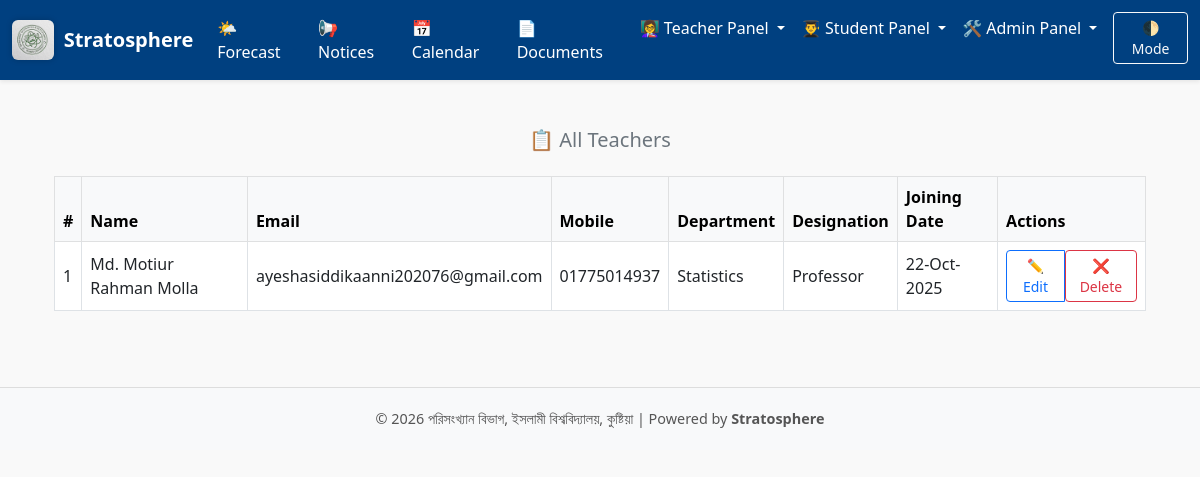
/admin/teacher/panel, run on an earlier commit of the app's database.
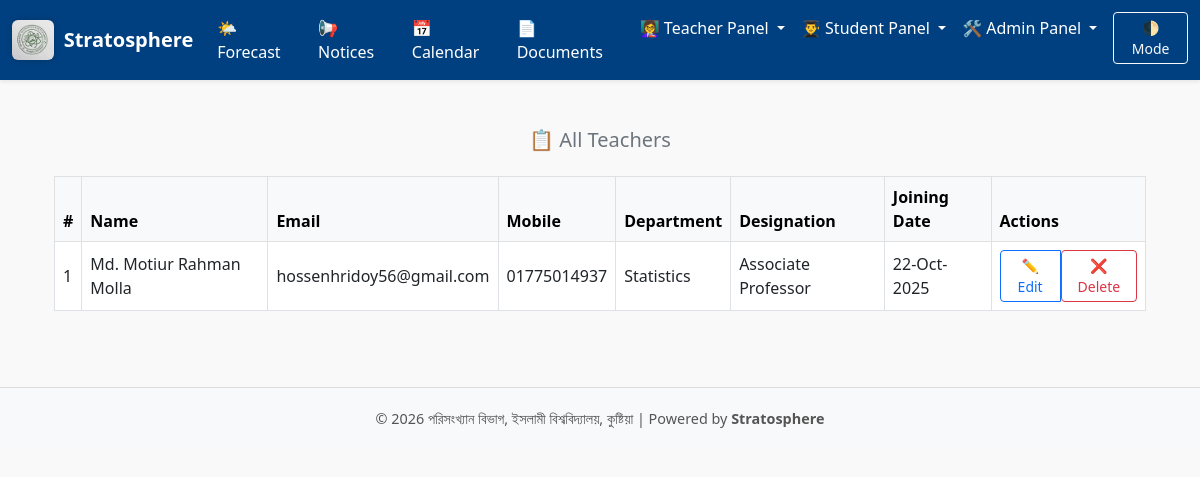
And on a later commit of the database.
### models.py (models this page shows, shortened)
class Teacher(db.Model):
    __tablename__ = "teacher"
    id = db.Column(db.Integer, primary_key=True)
    name = db.Column(db.String(100), nullable=False)
    designation = db.Column(db.String(100))
    email = db.Column(db.String(120), unique=True, nullable=False)
    password_hash = db.Column(db.String(128), nullable=False)
    mobile = db.Column(db.String(20))
    department = db.Column(db.String(100))
    joining_date = db.Column(db.Date)
    courses = db.relationship("Course", backref="teacher", lazy=True)
    materials = db.relationship("CourseMaterial", backref="uploader", lazy=True)

### routes/admin_routes.py (the view)
@admin_routes.route("/teacher/panel", methods=["GET"], endpoint="teacher_panel")
def teacher_panel():
    teachers = Teacher.query.order_by(Teacher.name.asc()).all()
    return render_template("admin/teacher_panel.html", teachers=teachers)

### app.py (called while the page is built)
@app.before_request
def log_request():
    print(f"🔍 {request.method} {request.path}")

### templates/admin/teacher_panel.html (shortened to what this page needs)
{% extends "base.html" %}
{% block content %}
<div class="container my-5">
  <h5 class="text-center text-secondary mb-4">📋 All Teachers</h5>
  <div class="table-responsive">
    <table class="table table-bordered table-hover align-middle">
      <thead class="table-light">
        <tr>
          <th>#</th>
          <th>Name</th>
          <th>Email</th>
          <th>Mobile</th>
          <th>Department</th>
          <th>Designation</th>
          <th>Joining Date</th>
          <th>Actions</th>
        </tr>
      </thead>
      <tbody>
        {% for t in teachers %}
        <tr>
          <td>{{ loop.index }}</td>
          <td>{{ t.name }}</td>
          <td>{{ t.email }}</td>
          <td>{{ t.mobile or '—' }}</td>
          <td>{{ t.department or '—' }}</td>
          <td>{{ t.designation or '—' }}</td>
          <td>{{ t.joining_date.strftime('%d-%b-%Y') if t.joining_date else '—' }}</td>
          <td>
            <div class="btn-group">
              <a href="{{ url_for('admin_routes.edit_teacher', id=t.id) }}" class="btn btn-sm btn-outline-primary">✏️ Edit</a>
              <form action="{{ url_for('admin_routes.delete_teacher', id=t.id) }}" method="POST" onsubmit="return confirm('Are you sure you want to delete this teacher?')" style="display:inline;">
                <button type="submit" class="btn btn-sm btn-outline-danger">❌ Delete</button>
              </form>
            </div>
          </td>
        </tr>
        {% else %}
        <tr>
          <td colspan="8" class="text-center text-muted">No teachers added yet.</td>
        </tr>
        {% endfor %}
      </tbody>
    </table>
  </div>
</div>
{% endblock %}

What changed in the data, as far as the page shows it:
changed Teacher "Md. Motiur Rahman Molla": email "ayeshasiddikaanni202076@gmail.com" → "hossenhridoy56@gmail.com"; designation "Professor" → "Associate Professor"
